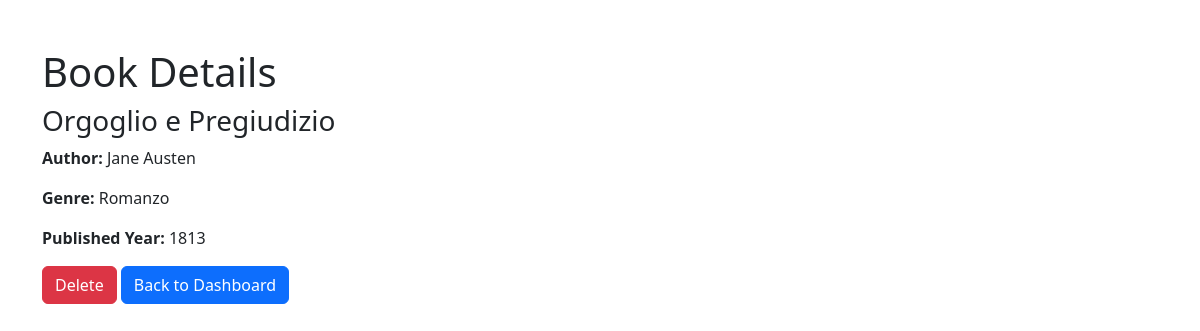
The app's page /book_details.php?id=3 (signed in) with its own data.
### tables this page shows
CREATE TABLE IF NOT EXISTS `libri` (
  `id` int(11) NOT NULL AUTO_INCREMENT,
  `titolo` varchar(100) NOT NULL,
  `autore` varchar(100) NOT NULL,
  `anno_pubblicazione` int(11) NOT NULL,
  `genere` varchar(50) NOT NULL,
  PRIMARY KEY (`id`)
);

### Database.php (called while the page is built, shortened)
<?php
class Database {
    private $host = DB_HOST;
    private $db_name = DB_NAME;
    private $username = DB_USER;
    private $password = DB_PASS;
    public function getConnection() {
        $this->conn = null;
        try {
            $this->conn = new PDO("mysql:host=" . $this->host . ";dbname=" . $this->db_name, $this->username, $this->password);
            $this->conn->exec("set names utf8");
        } catch(PDOException $exception) {
            echo "Connection error: " . $exception->getMessage();
        }
        return $this->conn;
    }
}
?>

### AdminPanel.php (called while the page is built, shortened)
<?php
class AdminPanel {
    private $db;
    public function __construct($db) {
        $this->db = $db;
    }
    public function getBookById($id) {
        $stmt = $this->db->prepare("SELECT * FROM libri WHERE id = :id");
        $stmt->execute(['id' => $id]);
        return $stmt->fetch(PDO::FETCH_ASSOC);
    }
}
?>

### book_details.php (the view, shortened to what this page needs)
<?php
require_once './Database.php';
require_once './AdminPanel.php';
$db = new Database();
$adminPanel = new AdminPanel($db->getConnection());
$book = $adminPanel->getBookById($_GET['id']);
?>
<!DOCTYPE html>
<html lang="en">
<head>
    <link href="https://cdn.jsdelivr.net/npm/bootstrap@5.3.0-alpha1/dist/css/bootstrap.min.css" rel="stylesheet">
</head>
<body>
    <div class="container">
        <h1 class="mt-5">Book Details</h1>
        <div>
            <h3><?php echo htmlspecialchars($book['titolo']); ?></h3>
            <p><strong>Author:</strong> <?php echo htmlspecialchars($book['autore']); ?></p>
            <p><strong>Genre:</strong> <?php echo htmlspecialchars($book['genere']); ?></p>
            <p><strong>Published Year:</strong> <?php echo htmlspecialchars($book['anno_pubblicazione']); ?></p>
        </div>
        <form method="post">
            <button type="submit" name="delete" class="btn btn-danger">Delete</button>
            <a href="admin_dashboard.php" class="btn btn-primary">Back to Dashboard</a>
        </form>
    </div>
</body>
</html>

### records on screen
libri: titolo "Orgoglio e Pregiudizio", autore "Jane Austen", genere "Romanzo", anno_pubblicazione "1813"
